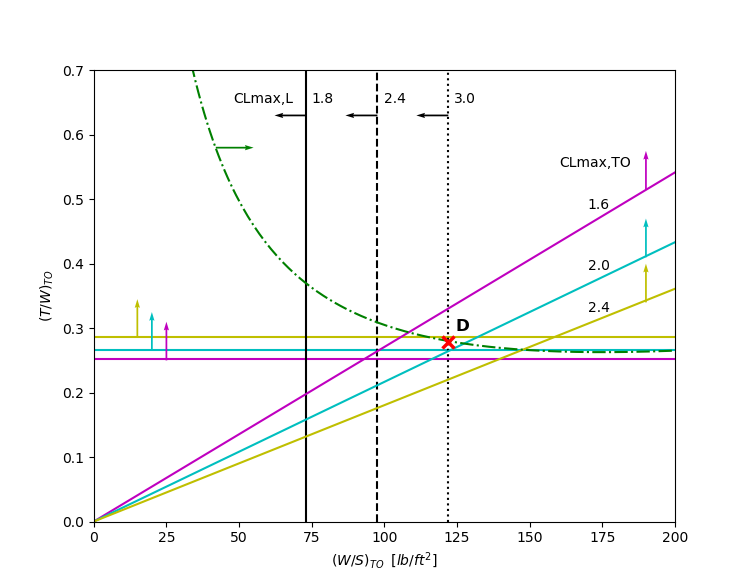

Write the Python code that produced this figure.
import numpy as np
import matplotlib.pyplot as plt


fig = plt.figure(figsize=(7.5,6),dpi=100)
ax1 = fig.add_subplot(111)

x = np.array([i for i in range(0,201)])


CLmaxL = [1.8, 2.4, 3.0] #1.8-3.0
CLmaxTO = [1.6, 2.0, 2.4] #1.6-2.2
color = ["m", "c", "y"]
line = ["-", "--", ":"]

for i in range(len(CLmaxL)): 
    # 着陸性能
    ax1.axvline(1/2*0.125*(101*0.5144)**2*CLmaxL[i]/0.85 *2.2046*0.3048**2, linestyle=line[i], color="k")
for i in range(len(CLmaxTO)): 
    # 離陸性能
    y_to = x*40.3/9300/CLmaxTO[i]
    ax1.plot(x, y_to, color=color[i])
    # 上昇性能
    ax1.axhline(2*((0.033+0.0424*(CLmaxTO[i]/1.2**2)**2)*1.2**2/CLmaxTO[i]+0.024)/0.8, color=color[i], zorder=1)
# 巡航速度
y_cr = [4.78*(4.81/x[i]+x[i]/6366) for i in x]
ax1.plot(x, y_cr, color="g", linestyle="-.")


ax1.quiver(73.2,0.63,-11,0,angles='xy',scale_units='xy',width=0.003,scale=1,color="k")
ax1.quiver(97.6,0.63,-11,0,angles='xy',scale_units='xy',width=0.003,scale=1,color="k")
ax1.quiver(122,0.63,-11,0,angles='xy',scale_units='xy',width=0.003,scale=1,color="k")
ax1.quiver(190,0.515,0,0.06,angles='xy',scale_units='xy',width=0.003,scale=1,color="m")
ax1.quiver(190,0.41,0,0.06,angles='xy',scale_units='xy',width=0.003,scale=1,color="c")
ax1.quiver(190,0.34,0,0.06,angles='xy',scale_units='xy',width=0.003,scale=1,color="y")
ax1.quiver(42,0.58,13,0,angles='xy',scale_units='xy',width=0.003,scale=1,color="g")
ax1.quiver(25,0.25,0,0.06,angles='xy',scale_units='xy',width=0.003,scale=1,color="m", zorder=2)
ax1.quiver(20,0.265,0,0.06,angles='xy',scale_units='xy',width=0.003,scale=1,color="c", zorder=2)
ax1.quiver(15,0.285,0,0.06,angles='xy',scale_units='xy',width=0.003,scale=1,color="y", zorder=2)

ax1.text(48,0.65,"CLmax,L")
ax1.text(75,0.65,"1.8")
ax1.text(100,0.65,"2.4")
ax1.text(124,0.65,"3.0")
ax1.text(160,0.55,"CLmax,TO")
ax1.text(170,0.485,"1.6")
ax1.text(170,0.39,"2.0")
ax1.text(170,0.325,"2.4")

ax1.plot(121.8, 0.279, "rx" ,markersize="9", markeredgecolor="r", markeredgewidth=2.5)
ax1.text(124.3, 0.295, "${\\bf D}$", fontsize=12)

ax1.set_xlim(0,200)
ax1.set_ylim(0,0.7)
ax1.set_xlabel("$(W/S)_{TO}\;\;[lb/ft^2]$")
ax1.set_ylabel("$(T/W)_{TO}$")

plt.show()
# plt.savefig("sizing_plot.png", transparent=True)